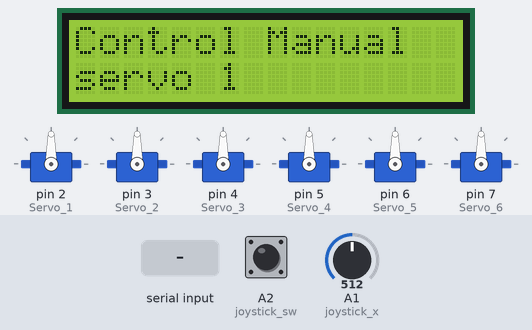
Bench run of a sketch on a simulated Arduino Uno, built with avr-gcc and run on an emulated ATmega328P. Shown: 16×2 character LCD, 6 × servo. Inputs (shaded band) come from the test bench; at power-on: A1 (joystick_x) = 512, A2 (joystick_sw) HIGH. What the sketch prints to the serial monitor is not drawn.

Above: at 3.2 s.
3.3 s: A1 (joystick_x) set to 610
At 3.46 s:
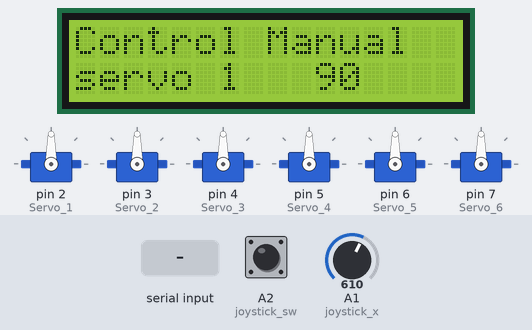
4.8 s: A2 (joystick_sw) pulled LOW for 1 s
At 6.29 s:
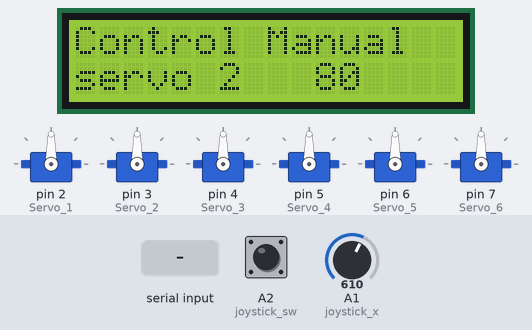
6.4 s: byte 110 ('n') received over Serial
At 7.93 s:
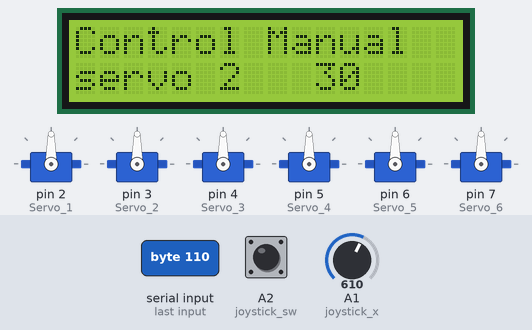
9.4 s: A1 (joystick_x) set to 390
At 9.85 s:
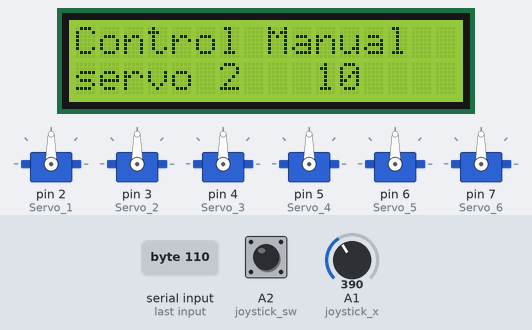
12.4 s: byte 111 ('o') received over Serial
At 12.98 s:
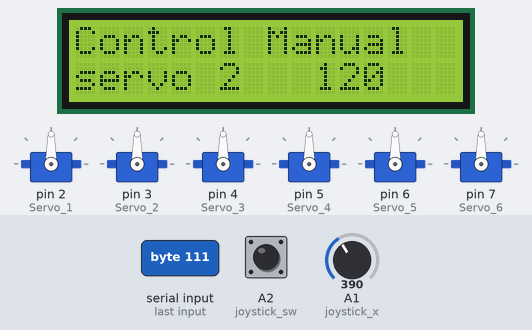
14.6 s: A2 (joystick_sw) pulled LOW for 0.15 s
At 15.24 s:
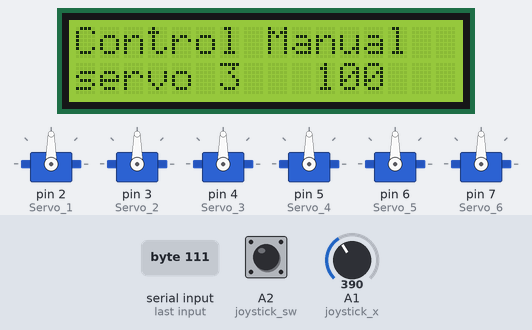
Timing chart, 0 to 16.3 s (numbered marks = the images above; inputs shaded):
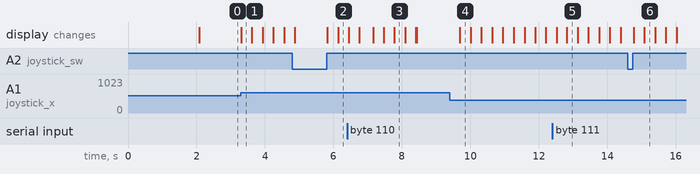

The sketch:

control_manual.ino
```cpp
#include <Servo.h>
#include <LiquidCrystal_I2C.h>

#define joystick_x A1
#define joystick_y A0
#define joystick_sw A2

LiquidCrystal_I2C lcd(0x3F,16,2);

Servo Servo_1;
Servo Servo_2;
Servo Servo_3;
Servo Servo_4;
Servo Servo_5;
Servo Servo_6;


int Angulo = 0;
int Angulo_1 = 90;
int Angulo_2 = 90;
int Angulo_3 = 90;
int Angulo_4 = 90;
int Angulo_5 = 90;
int Angulo_6 = 90;

char Estado;
int Velocidad = 25;
int Avance = 10;
int Numero_servo = 1;


byte Mover_Servo(Servo Servo_1, int Angulo_Actual, int Angulo, int
Velocidad);

void setup()
{
  Serial.begin(9600);
  lcd.init();
  lcd.backlight();

  lcd.setCursor(0,0);
  lcd.print("Control Manual");

  Servo_1.attach(2);
  Servo_2.attach(3);
  Servo_3.attach(4);
  Servo_4.attach(5);
  Servo_5.attach(6);
  Servo_6.attach(7);

  pinMode(joystick_sw, INPUT_PULLUP);

  Home();
  delay(2000);
}

void loop()
{
  Serial.println(digitalRead(joystick_sw));
  lcd.setCursor(0,1);

  lcd.print("servo " + String(Numero_servo));

  if (!digitalRead(joystick_sw))
  {
    while (!digitalRead(joystick_sw))
    {
      delay(20);
    }
    Numero_servo++;
    if(Numero_servo>6)
    {
      Numero_servo=1;
    }
  }
  if (analogRead(joystick_x) > 600)
  {
    if (Numero_servo == 1)
    {
      Estado = 'e';
      lcd.setCursor(10,1);
      lcd.print(Angulo_1);
      lcd.print(" ");
    }
    else if (Numero_servo == 2)
    {
      Estado = 'g';
      lcd.setCursor(10,1);
      lcd.print(Angulo_2);
      lcd.print(" ");
    }
    else if (Numero_servo == 3)
    {
      Estado = 'h';
      lcd.setCursor(10,1);
      lcd.print(Angulo_3);
      lcd.print(" ");
    }
    else if (Numero_servo == 4)
    {
      Estado = 'k';
      lcd.setCursor(10,1);
      lcd.print(Angulo_4);
      lcd.print(" ");
    }
    else if (Numero_servo == 5)
    {
      Estado = 'l';
      lcd.setCursor(10,1);
      lcd.print(Angulo_5);
      lcd.print(" ");
    }
    else if (Numero_servo == 6)
    {
      Estado = 'n';
      lcd.setCursor(10,1);
      lcd.print(Angulo_6);
      lcd.print(" ");
    }

  }
  else if (analogRead(joystick_x) < 400)
  {
    if (Numero_servo == 1)
    {
      Estado = 'd';
      lcd.setCursor(10,1);
      lcd.print(Angulo_1);
      lcd.print(" ");
    }
    else if (Numero_servo == 2)
    {
      Estado = 'f';
      lcd.setCursor(10,1);
      lcd.print(Angulo_2);
      lcd.print(" ");
    }
    else if (Numero_servo == 3)
    {
      Estado = 'i';
      lcd.setCursor(10,1);
      lcd.print(Angulo_3);
      lcd.print(" ");
    }
    else if (Numero_servo == 4)
    {
      Estado = 'j';
      lcd.setCursor(10,1);
      lcd.print(Angulo_4);
      lcd.print(" ");
    }
    else if (Numero_servo == 5)
    {
      Estado = 'm';
      lcd.setCursor(10,1);
      lcd.print(Angulo_5);
      lcd.print(" ");
    }
    else if (Numero_servo == 6)
    {
      Estado = 'o';
      lcd.setCursor(10,1);
      lcd.print(Angulo_6);
      lcd.print(" ");
    }
  }
  else
  {
    Estado = 0;
  }

  if (Serial.available() > 0)
  {
    Estado = Serial.read();
  }
  switch (Estado)
  {
    case 'e':
      if (Angulo_1 > 0)
      {
        Angulo_1 = Mover_Servo(Servo_1, Angulo_1, Angulo_1 - Avance,
Velocidad);
      }
      break;

    case 'd':
      if (Angulo_1 < 180)
      {
        Angulo_1 = Mover_Servo(Servo_1, Angulo_1, Angulo_1 + Avance,
Velocidad);
      }
      break;

    case 'g':
      if (Angulo_2 > 0)
      {
        Angulo_2 = Mover_Servo(Servo_2, Angulo_2, Angulo_2 - Avance,
Velocidad);
      }
      break;

    case 'f':
      if (Angulo_2 < 180)
      {
        Angulo_2 = Mover_Servo(Servo_2, Angulo_2, Angulo_2 + Avance,
Velocidad);
      }
      break;

    case 'h':
      if (Angulo_3 < 180)
      {
        Angulo_3 = Mover_Servo(Servo_3, Angulo_3, Angulo_3 - Avance,
Velocidad);
      }

      break;

    case 'i':
      if (Angulo_3 > 0)
      {
        Angulo_3 = Mover_Servo(Servo_3, Angulo_3, Angulo_3 + Avance,
Velocidad);
      }
      break;

    case 'j':
      if (Angulo_4 < 180)
      {
        Angulo_4 = Mover_Servo(Servo_4, Angulo_4, Angulo_4 + Avance,
Velocidad);
      }

      break;

    case 'k':
      if (Angulo_4 > 0)
      {
        Angulo_4 = Mover_Servo(Servo_4, Angulo_4, Angulo_4 - Avance,
Velocidad);
      }
      break;

    case 'l':
      if (Angulo_5 < 180)
      {
        Angulo_5 = Mover_Servo(Servo_5, Angulo_5, Angulo_5 + Avance,
Velocidad);
      }

      break;

    case 'm':
      if (Angulo_5 > 0)
      {
        Angulo_5 = Mover_Servo(Servo_5, Angulo_5, Angulo_5 - Avance,
Velocidad);
      }
      break;

    case 'n':
      if (Angulo_6 < 180)
      {
        Angulo_6 = Mover_Servo(Servo_6, Angulo_6, Angulo_6 + Avance,
Velocidad);
      }

      break;

    case 'o':
      if (Angulo_6 > 0)
      {
        Angulo_6 = Mover_Servo(Servo_6, Angulo_6, Angulo_6 - Avance,
Velocidad);
      }
      break;


    case 'p':
      //Funcion 1
      Home();
      break;
    case 'q':
      //Funcion 1
      break;

  }


}

void Home()
{
  Angulo_1 = Mover_Servo(Servo_1, Angulo_1, 90, 25);
  Angulo_2 = Mover_Servo(Servo_2, Angulo_2, 90, 25);
  Angulo_3 = Mover_Servo(Servo_3, Angulo_3, 90, 25);
  Angulo_4 = Mover_Servo(Servo_4, Angulo_4, 90, 10);
  Angulo_5 = Mover_Servo(Servo_5, Angulo_5, 90, 10);
  Angulo_6 = Mover_Servo(Servo_6, Angulo_6, 90, 10);
}
byte Mover_Servo(Servo Servo_1, int Angulo_Actual, int Angulo, int
Velocidad)
{
  while (Angulo_Actual != Angulo)
  {
    if (Angulo_Actual < Angulo)
    {
      Angulo_Actual++;
      Servo_1.write(Angulo_Actual);
      delay(Velocidad);
    }
    else
    {
      Angulo_Actual--;
      Servo_1.write(Angulo_Actual);
      delay(Velocidad);
    }

  }
  return (Angulo_Actual);

}
```

Measured:
- after the input at 3.3 s, the display: changes at once (image 1)
- after the input at 9.4 s, the display: changes after 0.30 s (image 4)
- after the input at 14.6 s, the display: first changes after 0.17 s (image 6 shows a later state)
